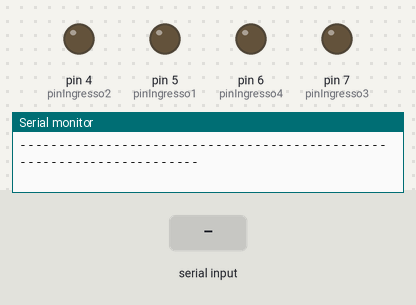
Bench run of a sketch on a simulated Arduino Uno, built with avr-gcc and run on an emulated ATmega328P. Parts: output pins drawn as LEDs (lit = HIGH), the last lines printed to the serial monitor. The inputs (shaded band) are chosen by the test bench.

Above: at 1.2 s.
1.3 s: "1" received over Serial
At 1.6 s:
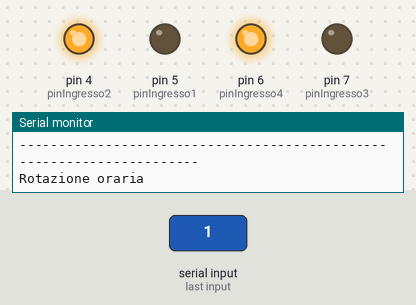
2.8 s: "2" received over Serial
At 3.9 s:
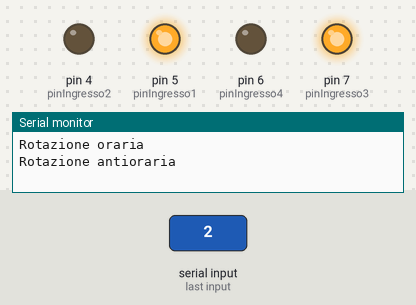
4.3 s: "0" received over Serial
At 5.1 s:
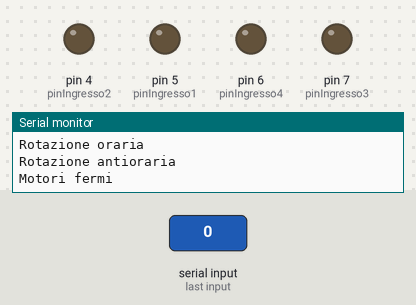
Timing chart, 0 to 7.3 s (numbered marks = the images above; inputs shaded):
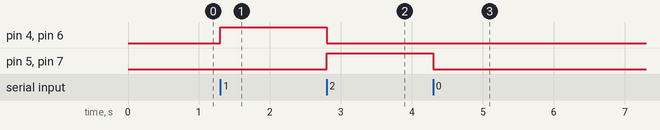

Measured:
- after the input at 1.3 s, pin 4 (pinIngresso2), pin 6 (pinIngresso4): LOW → HIGH at once
- after the input at 2.8 s, pin 4 (pinIngresso2), pin 6 (pinIngresso4): HIGH → LOW at once; pin 5 (pinIngresso1), pin 7 (pinIngresso3): LOW → HIGH at once
- after the input at 4.3 s, pin 5 (pinIngresso1), pin 7 (pinIngresso3): HIGH → LOW at once

The sketch:

sketch46.ino
```cpp
/* Prof. Michele Maffucci
   19.04.2014

   Utilizzo del ponte H L293D
   per pilotare da tastiers il senso
   di rotazione di due motore in CC

   Collegamenti
   L293D > Arduino

   pin 1 - pin 9 - pin 16: +Vcc
   pin 2: pin 4 Arduino
   pin 3: motore 1
   pin 4 - pin 5 - pin 12 - pin 13: GND
   pin 6: motore 1
   pin 7: 4 Arduino
   pin 8: Vin Arduino
   pin 10: pin 7
   pin 11: motore 2
   pin 14: motore 2
   pin 15: pin 6
*/

// Pin di input del ponte H
const int pinIngresso1 = 5; // collegato al pin 3 dell'L293D
const int pinIngresso2 = 4; // collegato al pin 6 dell'L293D
const int pinIngresso3 = 7; // collegato al pin 11 dell'L293D
const int pinIngresso4 = 6; // collegato al pin 14 dell'L293D

void setup()
{
  Serial.begin(9600);             // inizializzazione della porta seriale
  pinMode(pinIngresso1, OUTPUT);  // pin di controllo senso di rotazione - motore 1
  pinMode(pinIngresso2, OUTPUT);  // pin di controllo senso di rotazione - motore 1
  pinMode(pinIngresso3, OUTPUT);  // pin di controllo senso di rotazione - motore 2
  pinMode(pinIngresso4, OUTPUT);  // pin di controllo senso di rotazione - motore 2
  Serial.println("1 - 2 impostano la direzione, qualsiasi altro pulsante ferma il motore");
  Serial.println("----------------------------------------------------------------------");
}

void loop()
{
  if ( Serial.available()) {        // verifica disponibilia' di un carattere sulla serial
    char ch = Serial.read();        // legge il carattere inserito
    if (ch == '1')                  // rotazione oraria
    {
      Serial.println("Rotazione oraria");
      // motore 1
      digitalWrite(pinIngresso1,LOW);
      digitalWrite(pinIngresso2,HIGH);
      // motore 2
      digitalWrite(pinIngresso3,LOW);
      digitalWrite(pinIngresso4,HIGH);
    }
    else if (ch == '2')              // rotazione antioraria
    {
      Serial.println("Rotazione antioraria");
      // motore 1
      digitalWrite(pinIngresso1,HIGH);
      digitalWrite(pinIngresso2,LOW);
      // motore 2
      digitalWrite(pinIngresso3,HIGH);
      digitalWrite(pinIngresso4,LOW);
    }
    else
    {
      Serial.println("Motori fermi");   // ferma i motori
      // motore 1
      digitalWrite(pinIngresso1,LOW);
      digitalWrite(pinIngresso2,LOW);
      // motore 2
      digitalWrite(pinIngresso3,LOW);
      digitalWrite(pinIngresso4,LOW);
    }
  }
}
```
